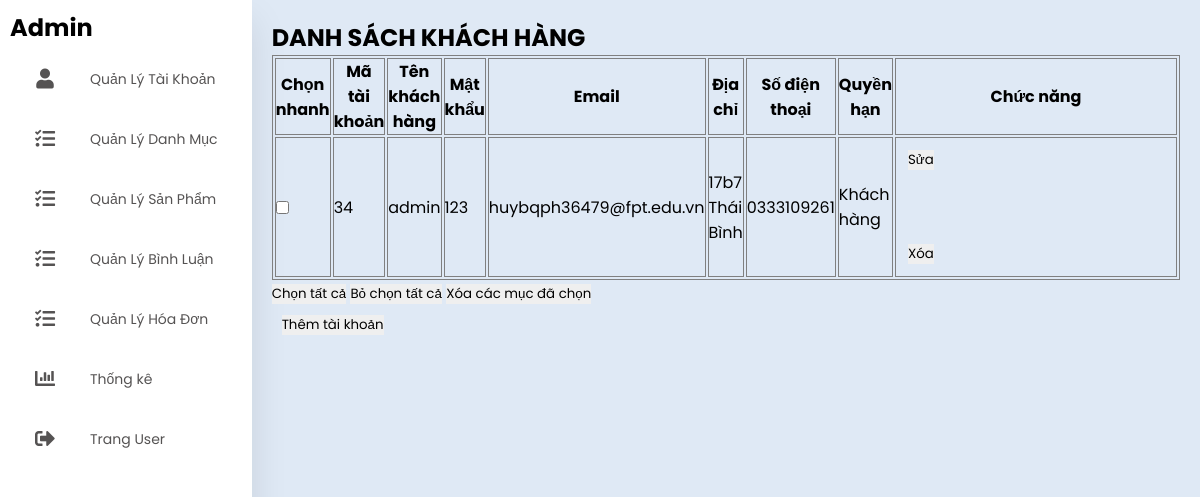
Page /admin/index.php?act=listkh on the committed database.
### tables this page shows
CREATE TABLE `taikhoan` (
  `id` int(11) NOT NULL,
  `user` varchar(50) NOT NULL,
  `pass` varchar(50) NOT NULL,
  `email` varchar(255) NOT NULL,
  `address` varchar(255) DEFAULT NULL,
  `tel` varchar(20) DEFAULT NULL,
  `role` int(11) NOT NULL DEFAULT 0
);

### model/pdo.php (called while the page is built, shortened)
<?php
function pdo_get_connection(){
    $servername = "localhost";
    $username = "root";
    $password = "";
    try {
        $conn = new PDO("mysql:host=$servername;dbname=duan1", $username, $password);
        $conn->setAttribute(PDO::ATTR_ERRMODE, PDO::ERRMODE_EXCEPTION);
        return $conn;
    } catch(PDOException $e) {
        echo "Connection failed: " . $e->getMessage();
    }
}
function pdo_query($sql){
    $sql_args=array_slice(func_get_args(),1);
    try{
        $conn=pdo_get_connection();
        $stmt=$conn->prepare($sql);
        $stmt->execute($sql_args);
        $rows=$stmt->fetchAll();
        return $rows;
    }
    catch(PDOException $e){
        throw $e;
    }
    finally{
        unset($conn);
    }
}
?>

### model/taikhoan.php (called while the page is built, shortened)
<?php
function loadall_khachhang(){
    $sql = "SELECT * FROM taikhoan order by id desc";
    $result = pdo_query($sql);
    return $result;
}
?>

### admin/khachhang/listkh.php (the view)
<div class="row">
    <div class="row formtitle mb10">
        <h1>DANH SÁCH KHÁCH HÀNG</h1>
    </div>
    <div class="row formcontent">
        <form action="index.php?act=listkh" method="post">
            <div class="row mb10 formds_loai">
                <table border="1" class="mb10">
                    <tr>
                    <th>Chọn nhanh</th>
                    <th>Mã tài khoản</th>
                    <th>Tên khách hàng</th>
                    <th>Mật khẩu</th>
                    <th>Email</th>
                    <th>Địa chỉ</th>
                    <th>Số điện thoại</th>
                    <th>Quyền hạn</th>
                    <th>Chức năng</th>
                    </tr>
                    <?php foreach ($dskh as $kh) {
                        extract($kh);
                        ?>
                        <tr>
                            <td><input type="checkbox" name=""></td>
                            <td><?php echo $id ?></td>
                            <td><?php echo $user ?></td>
                            <td><?php echo $pass ?></td>
                            <td><?php echo $email ?></td>
                            <td><?php echo $address ?></td>
                            <td><?php echo $tel ?></td>
                            <td>
                                <?php if($role == 0){
                                      echo "Khách hàng";
                                      } else{
                                      echo "Admin";
                                } ?>
                            </td>
                            <td><a href="index.php?act=updatekh&idkh=<?php echo $id ?>"><input type="button" value="Sửa"></a><br><br>
                                <a onclick="return confirm('Bạn có chắc chắn muốn xóa')" href="index.php?act=deletekh&idkh=<?php echo $id ?>"><input type="button" value="Xóa"></a>
                            </td>
                        </tr>
                    <?php } ?>
                </table>
            </div>
            <input type="button" value="Chọn tất cả">
            <input type="button" value="Bỏ chọn tất cả">
            <input type="button" value="Xóa các mục đã chọn">
            <a href="index.php?act=addkh"><input type="button" value="Thêm tài khoản"></a>
        </form>
    </div>
</div>

### header.php (style rules this page uses)
* { margin: 0; padding: 0; outline: none; border: none; text-decoration: none; box-sizing: border-box; font-family: "Poppins", sans-serif; }
table { border:1px solid gray; }
tr th { border:1px solid gray; }
tr td { border:1px solid gray; }
body { background: #dfe9f5; }
a { position: relative; color: rgb(85, 83, 83); font-size: 14px; display: table; width: 280px; padding: 10px; }

### rows in the picture
taikhoan: id "34", user "admin", pass "123", email "huybqph36479@fpt.edu.vn", address "17b7 Thái Bình", tel "0333109261", role "Khách hàng"
